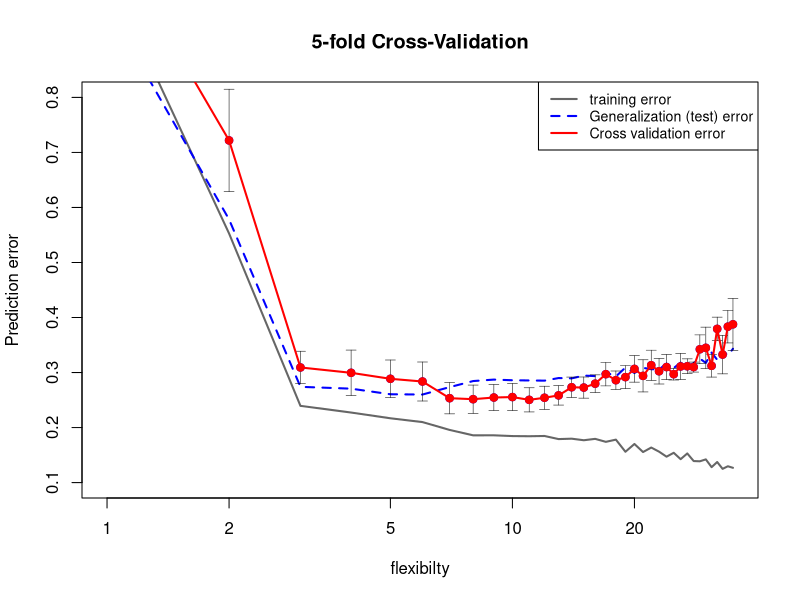

Here is the R script that generated this plot:
########################
### CROSS VALIDATION ### 
########################

#packages
if(!require("splines")) install.packages("splines"); library("splines")
if(!require("Hmisc")) install.packages("Hmisc"); library("Hmisc")

#fix values
set.seed(1)

#Predetermination of values
iter = 110
n_df = 35
df = 1:n_df
#Parameter choice
parameter = c(5, -0.12, 0.0037, -3*10^(-5))
#training sample
training = 100
#test sample
test = 10000
sigma_eps = 0.5
#number of folgs
kfolds = 5



#Data generation 
#We create a function that results a data set of values for x and y
#we create n values of random numbers between 0 and 75
#We create a function that generates a data frame of vlues x and y, where y is a function of x
syntheticdata = function(n, parameter, sigma_eps) {
  eps = rnorm(n, 0, sigma_eps)
  x = sort(runif(n, 0, 100))
  y = as.numeric(cbind(1, poly(x, degree = (length(parameter) - 1), raw = TRUE)) %*% parameter + eps)
  return(data.frame(x = x, y = y))
}

#test sample split
xy = res = list()
xy_test = syntheticdata(test, parameter, sigma_eps)
for (i in 1:iter) {
  xy[[i]] = syntheticdata(training, parameter, sigma_eps)
  x = xy[[i]][, "x"]
  y = xy[[i]][, "y"]
  res[[i]] = apply(t(df), 2, function(degf) lm(y ~ ns(x, df = degf)))
}


xy = syntheticdata(training, parameter, sigma_eps)
x = xy$x
y = xy$y

#linear regression- linear model
fitted_models = apply(t(df), 2, function(degf) lm(y ~ ns(x, df = degf)))
#mse calculation on each
mse = sapply(fitted_models, function(obj) deviance(obj)/nobs(obj))


xy_test = syntheticdata(test, parameter, sigma_eps)
pred = mapply(function(obj, degf) predict(obj, data.frame(x = xy_test$x)), 
              fitted_models, df)
te = sapply(as.list(data.frame(pred)), function(y_hat) mean((xy_test$y - y_hat)^2))

#we generate random integers
folds_i = sample(rep(1:kfolds, length.out = training))
#some part of the data will be left out in n iteration
leaveout = matrix(NA, nrow = kfolds, ncol = length(df))
#####Algorithm
#As described in the paper, one porportion of the sample is left out
for (k in 1:kfolds) {
  test_i = which(folds_i == k)
  train_xy = xy[-test_i, ]
  test_xy = xy[test_i, ]
  x = train_xy$x
  y = train_xy$y
  fitted_models = apply(t(df), 2, function(degf) lm(y ~ ns(x, df = degf)))
  x = test_xy$x
  y = test_xy$y
  pred = mapply(function(obj, degf) predict(obj, data.frame(ns(x, df = degf))), 
                fitted_models, df)
  leaveout[k, ] = sapply(as.list(data.frame(pred)), function(y_hat) mean((y - 
                                                                          y_hat)^2))
}
#finally we compute the overall error by averaging over all cross-validations. 
cv = colMeans(leaveout)

#Now we want to plot how the model evolves when we cange the model complexity

#we regard to true variable with respect to y
plot(df, mse, type = "l", lwd = 2, col = gray(0.4), ylab = "Prediction error", 
     xlab = "flexibilty", main = paste0(kfolds,"-fold Cross-Validation"), ylim = c(0.1, 0.8), log = "x")
lines(df, te, lwd = 2, col = "blue", lty = 2)

#This is the cross validation error !
cv_sd = apply(leaveout, 2, sd)/sqrt(kfolds)
errbar(df, cv, cv + cv_sd, cv - cv_sd, add = TRUE, col = "blue",
       lwd = 0.5 ,pch = 19)

#Lastly, the plot oru generalization or test error
lines(df, cv,  col = "red", lwd = 2)
points(df, cv, col = "red", pch = 19)
legend(x = "topright", legend = c("training error", "Generalization (test) error", "Cross validation error"), 
       lty = c(1, 2, 1), lwd = rep(2, 3), col = c(gray(0.4), "blue", "red")
       , cex = 0.85, text.width = 0.4)
